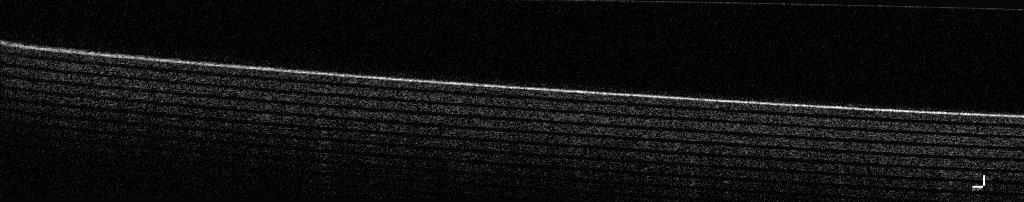
%> input picture OCT/Default_0003_Mode2D.jpg, 1024 x 202 px
$ octave OCT_layers.m   (GNU Octave 9; MATLAB toolbox functions it lacks are replaced by stand-ins)
%> lines starting %> are read from the running program, lines starting %| are printed output that depends on the picture; in (x1, y1, x2, y2) boxes, pixels count from 0 and x2, y2 are one past the last pixel; in counts of white or black regions, pixels touching at a corner belong together; the program's own positions count from 1
I=imread('Default_0003_Mode2D.jpg');
%> I is the input picture: size 202x1024x3 uint8; min 0, max 255, mean 16.5
Igray=rgb2gray(I);
figure();imshow(I);title('OCT image of tape');

%Taking FFT of image
Ifd = fft2(Igray);
% figure();imagesc(log(abs(fftshift(Ifd))));title('Magnitude of OCT Tape');
% figure();imagesc(angle(Ifd));title('Angle of OCT Tape');

%Edge detection without preprocessing
prewitt_filter1=fspecial('prewitt');
prewittI1=imfilter(Igray,prewitt_filter1*2);
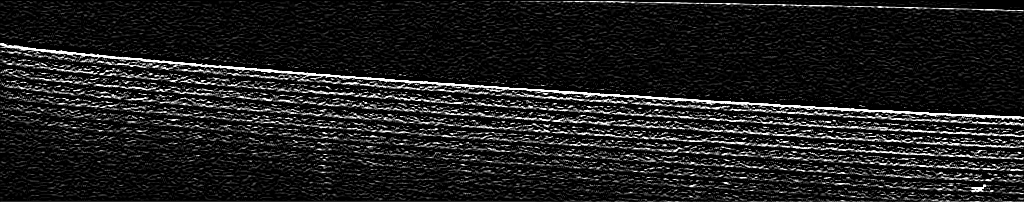
%> prewittI1: size 202x1024 uint8; min 0, max 255, mean 30.1
figure();imshow(prewittI1);title('Edge Detection');

% Min filter 1 to remove the salt noise
Imin=ordfilt2(prewittI1,4,ones(3,3));
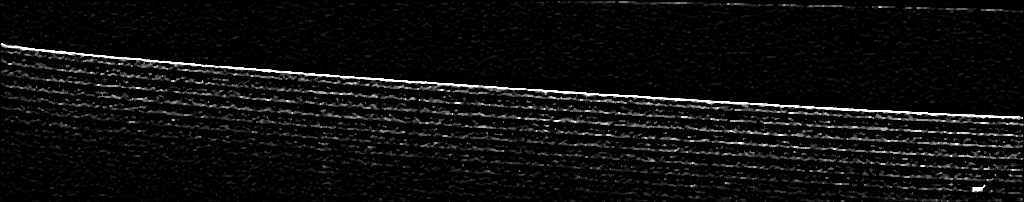
%> Imin: size 202x1024 uint8; min 0, max 255, mean 14.1
figure();imshow(Imin);title('Min Filter');

% Image Closing to join each layer
SE = strel('line', 8, 0);
Idilate=imclose(Imin,SE);
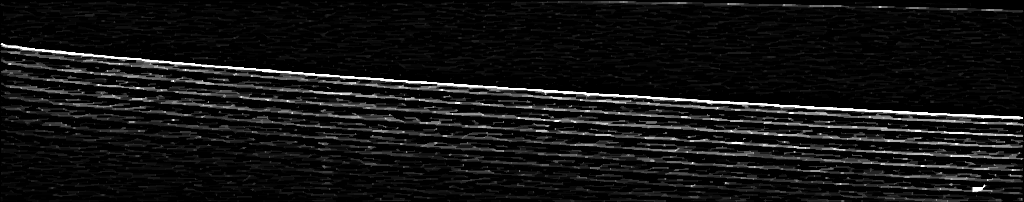
%> Idilate: size 202x1024 uint8; min 0, max 255, mean 19.4
figure();imshow(Idilate);title('Closing');

% Image Binarization
BW = imbinarize(Idilate);
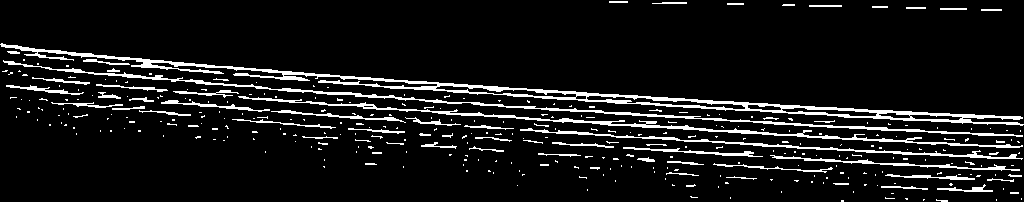
%> BW: size 202x1024 logical; 8.8% white in thin lines or dots
figure();imshow(BW);title('Binarization');

$ run again, with OCT/Default_0001_Mode2D.jpg copied over OCT/Default_0003_Mode2D.jpg
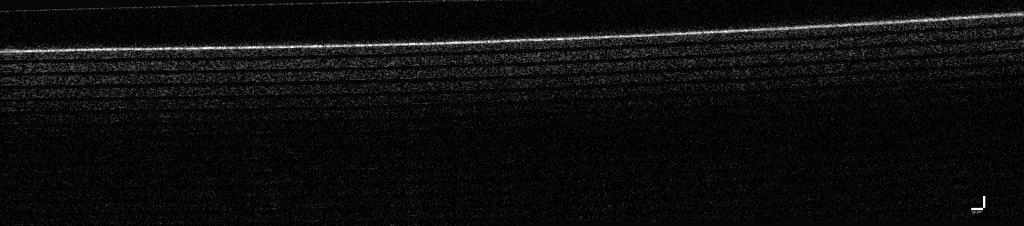
%> input picture OCT/Default_0001_Mode2D.jpg, 1024 x 226 px
%> I is the input picture: size 226x1024x3 uint8; min 0, max 255, mean 13.3
%> `prewittI1=imfilter(Igray,prewitt_filter1*2);`:
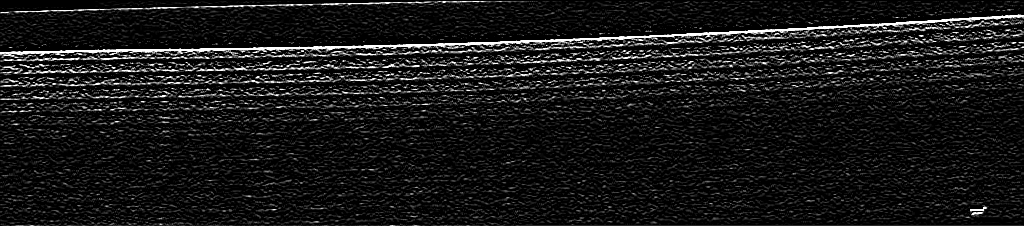
%> prewittI1: size 226x1024 uint8; min 0, max 255, mean 23.9
%> `BW = imbinarize(Idilate);`:
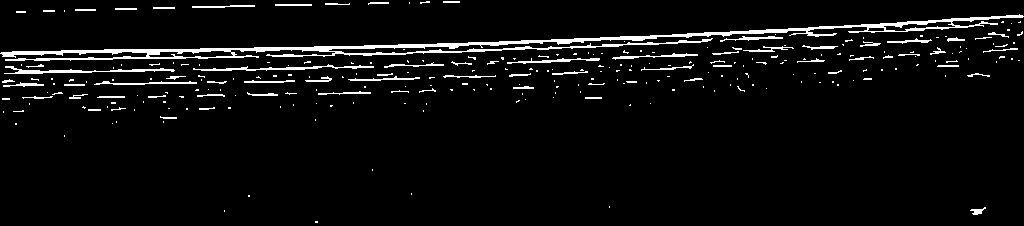
%> BW: size 226x1024 logical; 4.8% white; 275 white regions (204 under 20 px), largest, box (x1, y1, x2, y2) and area: (0, 14, 1024, 61) 5545, (4, 66, 175, 74) 453, (193, 64, 374, 71) 395

$ run again, with OCT/Default_0004_Mode2D.jpg copied over OCT/Default_0003_Mode2D.jpg
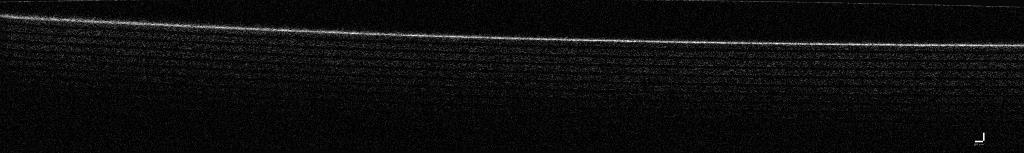
%> input picture OCT/Default_0004_Mode2D.jpg, 1024 x 153 px
%> I is the input picture: size 153x1024x3 uint8; min 0, max 255, mean 13.3
%> `prewittI1=imfilter(Igray,prewitt_filter1*2);`:
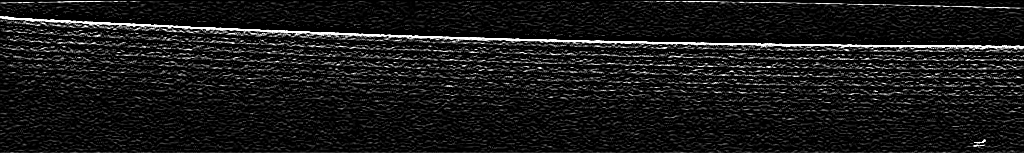
%> prewittI1: size 153x1024 uint8; min 0, max 255, mean 24.2
%> `BW = imbinarize(Idilate);`:
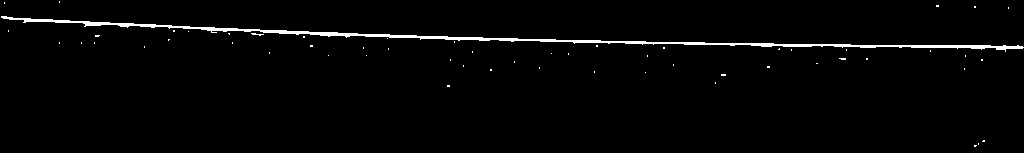
%> BW: size 153x1024 logical; 2% white; 58 white regions (57 under 20 px), largest, box (x1, y1, x2, y2) and area: (1, 16, 1024, 52) 2902
